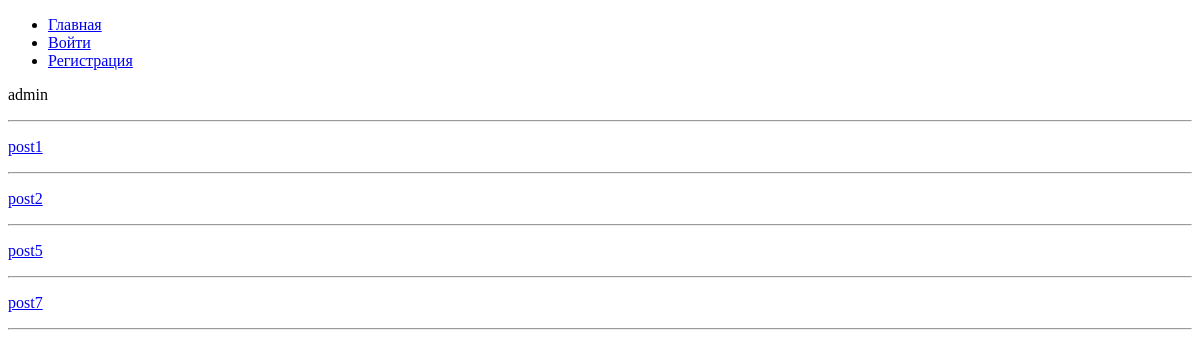
/auth/profile/1/, run on an earlier commit of the app's database.
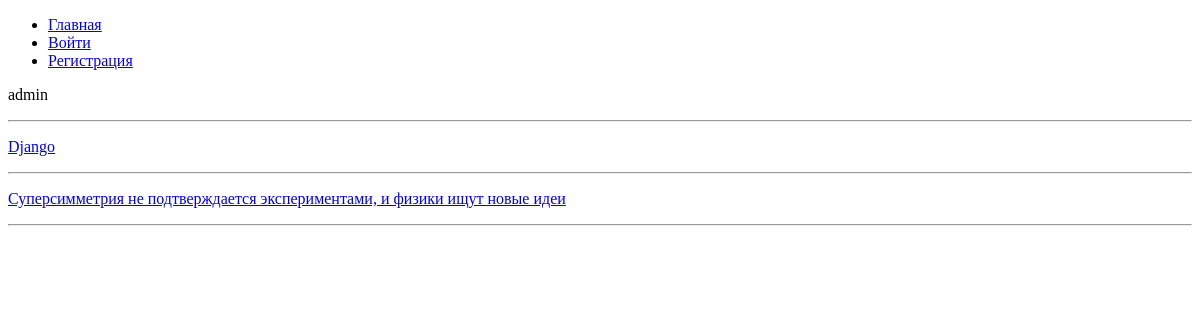
And on a later commit of the database.
### mainapp/models.py (models this page shows, shortened)
class Post(models.Model):
    name = models.CharField(verbose_name='Название', max_length=256)
    text = models.TextField(verbose_name='Текст')
    img = models.ImageField(verbose_name='Картинка', upload_to="post_img", blank=True)
    time = models.TimeField(verbose_name='Время добавления/обновления', auto_now=True, auto_now_add=False)
    user = models.ForeignKey(get_user_model(), on_delete=models.CASCADE, verbose_name='Пользователь')
    is_active = models.BooleanField(verbose_name='Активный', default=True)
    def __str__(self):
        return self.name

### authapp/views.py (the view)
# urls.py: path("profile/<int:pk>/", views.UsersProfile.as_view(), name="users_profile"),
class UsersProfile(DetailView):
    model = get_user_model()
    template_name = 'authapp/user_profile.html'

### authapp/templates/authapp/user_profile.html
{% extends "mainapp/root.html"%}
{% block content %}
    {% include "mainapp/includes/inc__menu.html" %}
    <p>{{ object.username }}</p>
    <hr>
    {% for post in object.post_set.all %}
        <a href="{% url 'mainapp:post' pk=post.pk %}"><p>{{ post }}</p></a>
        <hr>
    {% endfor %}
{% endblock %}

### mainapp/templates/mainapp/root.html (shortened to what this page needs)
<!DOCTYPE html>
<html lang="en">
<head>
</head>
<body>
    <div class="content">
        {% block content %}
        {% endblock %}
    </div>
</body>
</html>

### mainapp/templates/mainapp/includes/inc__menu.html
<ul>
    <li><a href="{% url 'mainapp:post_list' %}">Главная</a></li>
    {% if request.user.is_authenticated %}
        <li><a href="{% url 'authapp:profile' %}">{{ request.user.username }}</a></li>
        <li><a href="{% url 'mainapp:post_create' %}">Создать пост</a></li>
        <li><a href="{% url 'authapp:logout' %}">Выйти</a></li>
    {% else %}
        <li><a href="{% url 'authapp:login' %}">Войти</a></li>
        <li><a href="{% url 'authapp:registration' %}">Регистрация</a></li>
    {% endif %}
</ul>

What changed in the data, as far as the page shows it:
removed Post: name "post1"
removed Post: name "post2"
removed Post: name "post5"
removed Post: name "post7"
added Post: name "Django"
added Post: name "Суперсимметрия не подтверждается экспериментами, и физики ищут новые идеи"
